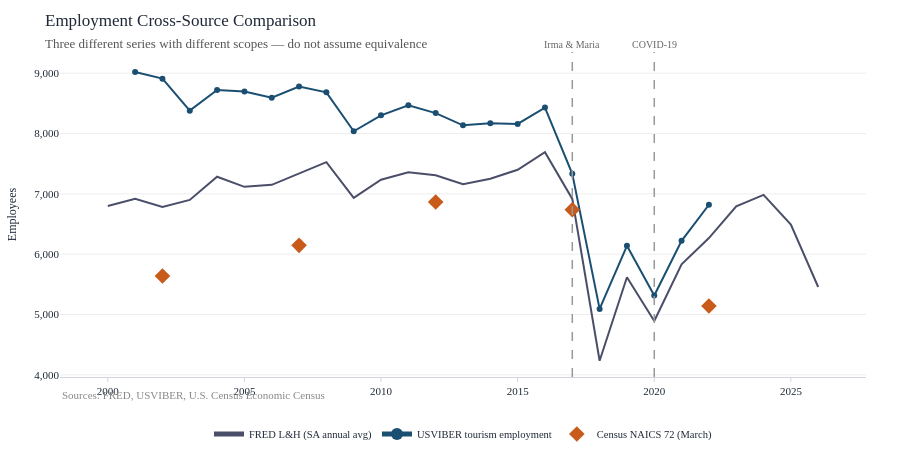

Write notebook code for a chart like this one.
### Markdown cell above
---
## 6. Cross-Source Comparison

Three employment series measure overlapping but distinct things:

| Series | Scope | Frequency | Units | Reference |
|---|---|---|---|---|
| FRED SA/NSA | Leisure & Hospitality (NAICS 71+72) | Monthly | Thousands | Pay-period average |
| USVIBER | Tourism-related (hotels, eating, transport, gift) | Annual | Jobs | Year-end survey |
| Census NAICS 72 | Accommodation & food services only | Quinquennial | Jobs | March pay period |

**Do not equate these series.** FRED is broadest (includes arts/recreation). Census NAICS 72 excludes transportation and retail. USVIBER's category list differs from standard NAICS.

### Code cell
# Side-by-side comparison for years with overlapping data
fred_ann = (
    fred.query("year >= 2000")
    .groupby("year")["emp_sa"]
    .mean()
    .mul(1000)  # convert to absolute count for comparison
    .reset_index()
    .rename(columns={"emp_sa": "fred_sa_avg"})
)
usviber_emp = tour[["year", "emp_tourism_total"]].dropna()
census_72 = (
    census_dedup[census_dedup["naics"] == "72"][["year", "emp"]]
    .dropna()
    .rename(columns={"emp": "census_n72"})
)

comp = (
    fred_ann.merge(usviber_emp, on="year", how="outer")
    .merge(census_72, on="year", how="outer")
    .sort_values("year")
)

fig = go.Figure()
fig.add_trace(
    go.Scatter(
        x=comp["year"],
        y=comp["fred_sa_avg"],
        mode="lines",
        name="FRED L&H (SA annual avg)",
        line=dict(color=PALETTE["total"], width=2),
    )
)
fig.add_trace(
    go.Scatter(
        x=comp["year"],
        y=comp["emp_tourism_total"],
        mode="lines+markers",
        name="USVIBER tourism employment",
        line=dict(color=PALETTE["tourists"], width=2),
    )
)
fig.add_trace(
    go.Scatter(
        x=comp["year"],
        y=comp["census_n72"],
        mode="markers",
        name="Census NAICS 72 (March)",
        marker=dict(color=PALETTE["cruise"], size=12, symbol="diamond"),
    )
)

fig.update_layout(
    title=dict(
        text="Employment Cross-Source Comparison<br>"
        '<span style="font-size:13px;color:#555">Three different series with different scopes — do not assume equivalence</span>',
        font=dict(size=17),
    ),
    yaxis_title="Employees",
    yaxis_tickformat=",",
    height=460,
    annotations=[
        dict(
            xref="paper",
            yref="paper",
            x=0,
            y=-0.08,
            text='<span style="color:#888;font-size:11px">Sources: FRED, USVIBER, U.S. Census Economic Census</span>',
            showarrow=False,
            xanchor="left",
        )
    ],
)
for x_val, label in [(2017, "Irma & Maria"), (2020, "COVID-19")]:
    fig.add_vline(
        x=x_val,
        line=dict(color="#999", width=1.5, dash="dash"),
        annotation_text=label,
        annotation_position="top",
        annotation_font=dict(size=10, color="#666"),
    )
fig.show()
print(comp.set_index("year").round(0).to_string())

### Figure 1 — Plotly figure (JSON) as saved in the notebook; plotly's stock layout.template omitted (floating-point values rounded to 4 significant figures)
{"data": [{"line": {"color": "#4a4e69", "width": 2}, "mode": "lines", "name": "FRED L&H (SA annual avg)", "type": "scatter", "x": [2000, 2001, 2002, 2003, 2004, 2005, 2006, 2007, 2008, 2009, 2010, 2011, 2012, 2013, 2014, 2015, 2016, 2017, 2018, 2019, 2020, 2021, 2022, 2023, 2024, 2025, 2026], "y": [6800.0, 6917.0, 6783.0, 6900.0, 7283.0, 7117.0, 7150.0, 7342.0, 7525.0, 6933.0, 7233.0, 7358.0, 7308.0, 7158.0, 7250.0, 7400.0, 7692.0, 6917.0, 4233.0, 5617.0, 4892.0, 5833.0, 6267.0, 6792.0, 6983.0, 6492.0, 5456.0]}, {"line": {"color": "#1a4f72", "width": 2}, "mode": "lines+markers", "name": "USVIBER tourism employment", "type": "scatter", "x": [2000, 2001, 2002, 2003, 2004, 2005, 2006, 2007, 2008, 2009, 2010, 2011, 2012, 2013, 2014, 2015, 2016, 2017, 2018, 2019, 2020, 2021, 2022, 2023, 2024, 2025, 2026], "y": [NaN, 9020.0, 8910.0, 8379.0, 8723.0, 8695.0, 8593.0, 8778.0, 8683.0, 8038.0, 8301.0, 8469.0, 8339.0, 8136.0, 8171.0, 8159.0, 8430.0, 7332.0, 5093.0, 6138.0, 5315.0, 6221.0, 6819.0, NaN, NaN, NaN, NaN]}, {"marker": {"color": "#c85a1a", "size": 12, "symbol": "diamond"}, "mode": "markers", "name": "Census NAICS 72 (March)", "type": "scatter", "x": [2000, 2001, 2002, 2003, 2004, 2005, 2006, 2007, 2008, 2009, 2010, 2011, 2012, 2013, 2014, 2015, 2016, 2017, 2018, 2019, 2020, 2021, 2022, 2023, 2024, 2025, 2026], "y": [NaN, NaN, 5639.0, NaN, NaN, NaN, NaN, 6146.0, NaN, NaN, NaN, NaN, 6864.0, NaN, NaN, NaN, NaN, 6737.0, NaN, NaN, NaN, NaN, 5140.0, NaN, NaN, NaN, NaN]}], "layout": {"annotations": [{"showarrow": false, "text": "<span style=\"color:#888;font-size:11px\">Sources: FRED, USVIBER, U.S. Census Economic Census</span>", "x": 0, "xanchor": "left", "xref": "paper", "y": -0.08, "yref": "paper"}, {"font": {"color": "#666", "size": 10}, "showarrow": false, "text": "Irma & Maria", "x": 2017, "xanchor": "center", "xref": "x", "y": 1, "yanchor": "bottom", "yref": "y domain"}, {"font": {"color": "#666", "size": 10}, "showarrow": false, "text": "COVID-19", "x": 2020, "xanchor": "center", "xref": "x", "y": 1, "yanchor": "bottom", "yref": "y domain"}], "height": 460, "shapes": [{"line": {"color": "#999", "dash": "dash", "width": 1.5}, "type": "line", "x0": 2017, "x1": 2017, "xref": "x", "y0": 0, "y1": 1, "yref": "y domain"}, {"line": {"color": "#999", "dash": "dash", "width": 1.5}, "type": "line", "x0": 2020, "x1": 2020, "xref": "x", "y0": 0, "y1": 1, "yref": "y domain"}], "title": {"font": {"size": 17}, "text": "Employment Cross-Source Comparison<br><span style=\"font-size:13px;color:#555\">Three different series with different scopes — do not assume equivalence</span>"}, "yaxis": {"tickformat": ",", "title": {"text": "Employees"}}}}
